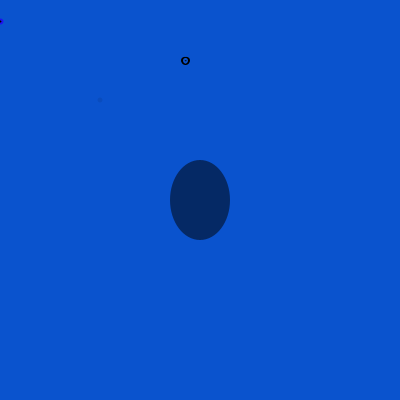
Frame 1 (no input)
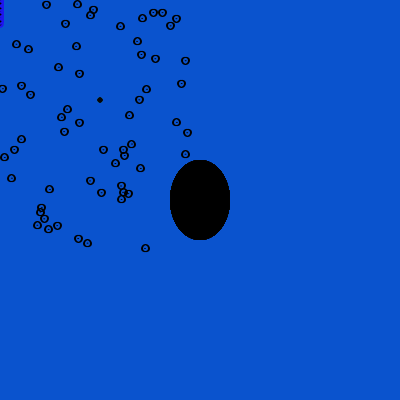
Frame 60 (the mouse pressed at the canvas centre just before this capture)
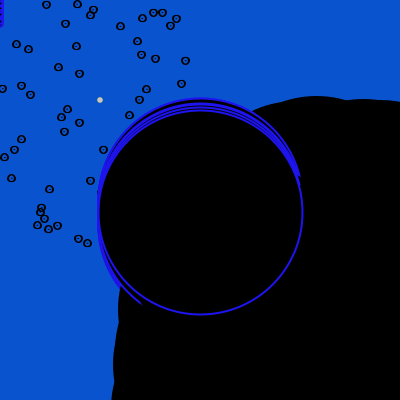
Frame 120 (the mouse held since frame 60 and released just before this capture)

The Processing sketch that drew these frames (run headless with seeded random() and noise(); from frame 60 on, the mouse is pressed at the canvas centre):

// Processing sketch: processing_70742
// ── processing_70742.pde

//Homework Assignment 4
//51257:A
//Copyright 2012 Patrick Clancy pjclancy@andrew.cmu.edu


float x, y, wd, ht;
color col;

void setup()
{
  size(400, 400);
  smooth();
  background(10, 83, 206);
  x=width*.5;
  y=height*.5;
  wd=random( 20, 140);
  ht=random( 20, 140);
 
}

void draw()
{
  fill(mouseX, 130);
  noStroke();
  ellipseMode(CENTER);
  ellipse(x, y, x*.3, y*.4);
  
  fill(mouseX, 20);
  ellipse(x*.5, y*.5, x*.025, y*.025);
  
  fill(mouseX, 145);
  rect(x*3, y*5, x*.5, y*.5);
  
  stroke(0, 0, 0);
  strokeWeight(7);
  fill(col);
  ellipse(mouseX+random(wd*2), mouseY+random(ht*5), pmouseX+2, pmouseY+1);

  stroke(30, 20, 240);
  strokeWeight(2);
  fill(random(col));
  ellipse(mouseX, mouseY+random(ht*.5), pmouseX+4, pmouseY+4);
}

void keyPressed( )
{
  if ( key == ' ')  // [space bar] key
  
     background( random(255), random(255), random(255) );
 
  }


//saveframe("hw2.jpeg");
